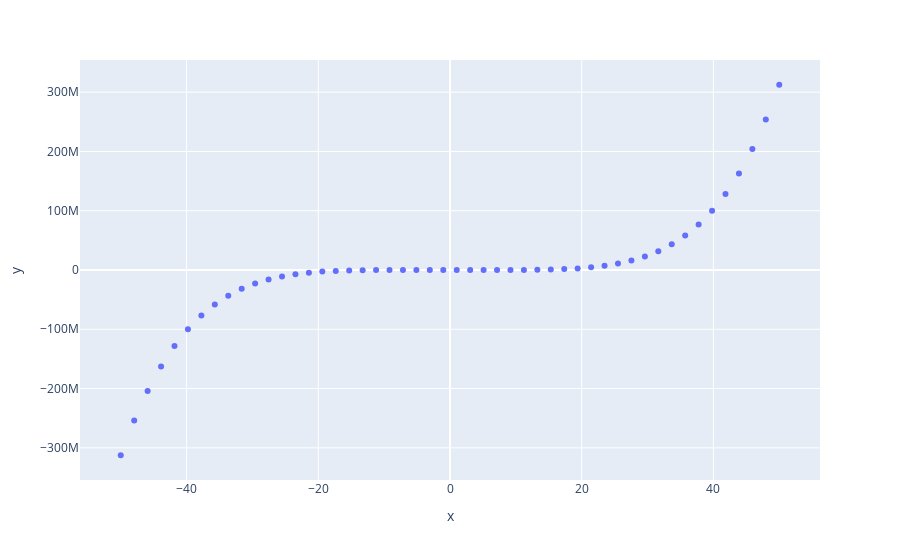
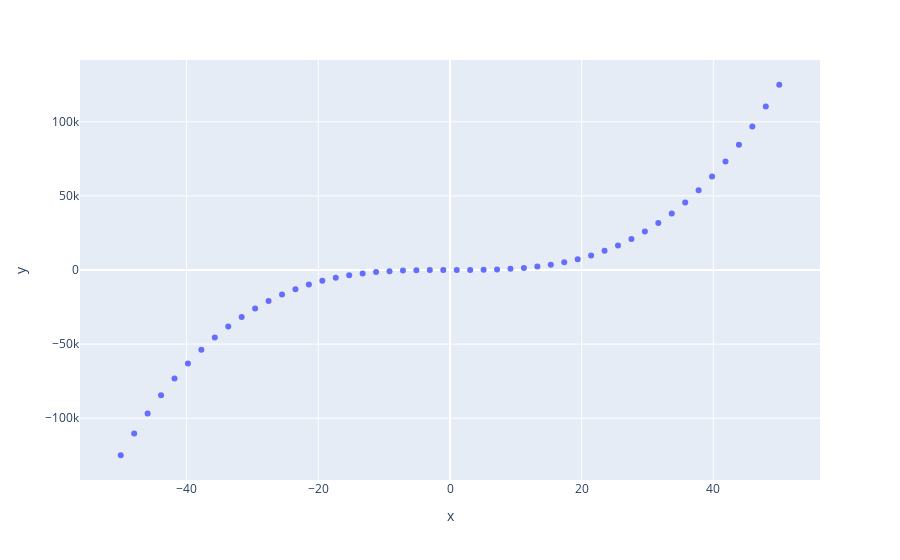
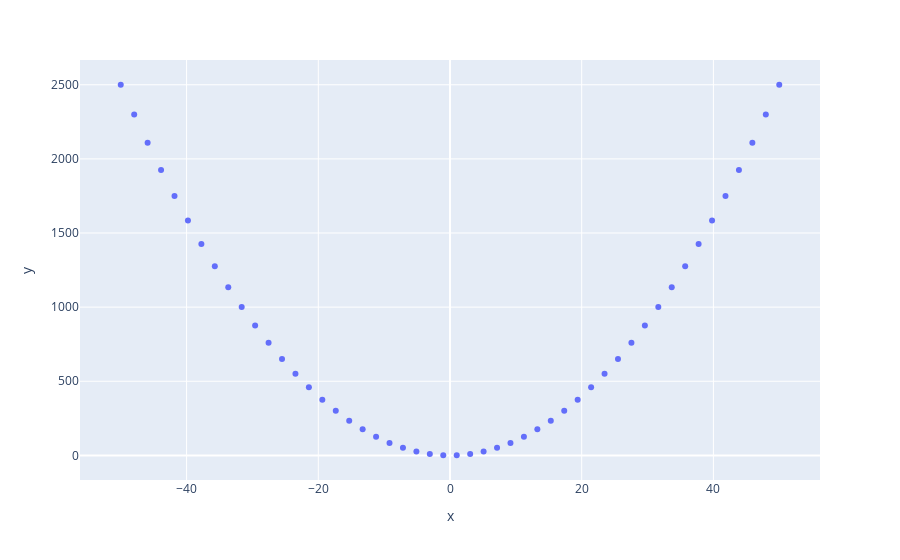

The cell these charts' notebook holds for them, in order:
### Code cell
fig.show()

### Figure 1 — Plotly figure (JSON) as saved in the notebook; plotly's stock layout.template omitted (floating-point values rounded to 4 significant figures)
{"data": [{"hovertemplate": "x=%{x}<br>y=%{y}<extra></extra>", "legendgroup": "", "marker": {"color": "#636efa", "symbol": "circle"}, "mode": "markers", "name": "", "orientation": "v", "showlegend": false, "type": "scatter", "x": [-50, -47.96, -45.92, -43.88, -41.84, -39.8, -37.76, -35.71, -33.67, -31.63, -29.59, -27.55, -25.51, -23.47, -21.43, -19.39, -17.35, -15.31, -13.27, -11.22, -9.184, -7.143, -5.102, -3.061, -1.02, 1.02, 3.061, 5.102, 7.143, 9.184, 11.22, 13.27, 15.31, 17.35, 19.39, 21.43, 23.47, 25.51, 27.55, 29.59, 31.63, 33.67, 35.71, 37.76, 39.8, 41.84, 43.88, 45.92, 47.96, 50], "xaxis": "x", "y": [-312500000, -253700000.0, -204100000.0, -162600000.0, -128200000.0, -99810000.0, -76710000.0, -58100000.0, -43300000.0, -31670000.0, -22690000.0, -15870000.0, -10800000.0, -7120000.0, -4518000.0, -2739000.0, -1571000.0, -840100.0, -410800.0, -178200.0, -65330.0, -18590.0, -3457.0, -268.8, -1.106, 1.106, 268.8, 3457.0, 18590.0, 65330.0, 178200.0, 410800.0, 840100.0, 1571000.0, 2739000.0, 4518000.0, 7120000.0, 10800000.0, 15870000.0, 22690000.0, 31670000.0, 43300000.0, 58100000.0, 76710000.0, 99810000.0, 128200000.0, 162600000.0, 204100000.0, 253700000.0, 312500000], "yaxis": "y"}], "layout": {"autosize": true, "legend": {"tracegroupgap": 0}, "margin": {"t": 60}, "xaxis": {"anchor": "y", "autorange": true, "domain": [0, 1], "range": [-56.05, 56.05], "title": {"text": "x"}, "type": "linear"}, "yaxis": {"anchor": "x", "autorange": true, "domain": [0, 1], "range": [-360900000.0, 360900000.0], "title": {"text": "y"}, "type": "linear"}}}

### Figure 2 — Plotly figure (JSON) as saved in the notebook; plotly's stock layout.template omitted (floating-point values rounded to 4 significant figures)
{"data": [{"hovertemplate": "x=%{x}<br>y=%{y}<extra></extra>", "legendgroup": "", "marker": {"color": "#636efa", "symbol": "circle"}, "mode": "markers", "name": "", "orientation": "v", "showlegend": false, "type": "scatter", "x": [-50, -47.96, -45.92, -43.88, -41.84, -39.8, -37.76, -35.71, -33.67, -31.63, -29.59, -27.55, -25.51, -23.47, -21.43, -19.39, -17.35, -15.31, -13.27, -11.22, -9.184, -7.143, -5.102, -3.061, -1.02, 1.02, 3.061, 5.102, 7.143, 9.184, 11.22, 13.27, 15.31, 17.35, 19.39, 21.43, 23.47, 25.51, 27.55, 29.59, 31.63, 33.67, 35.71, 37.76, 39.8, 41.84, 43.88, 45.92, 47.96, 50], "xaxis": "x", "y": [-125000, -110300.0, -96820.0, -84470.0, -73230.0, -63030.0, -53820.0, -45550.0, -38180.0, -31650.0, -25910.0, -20910.0, -16600.0, -12930.0, -9840.0, -7288.0, -5220.0, -3586.0, -2334.0, -1414.0, -774.5, -364.4, -132.8, -28.69, -1.062, 1.062, 28.69, 132.8, 364.4, 774.5, 1414.0, 2334.0, 3586.0, 5220.0, 7288.0, 9840.0, 12930.0, 16600.0, 20910.0, 25910.0, 31650.0, 38180.0, 45550.0, 53820.0, 63030.0, 73230.0, 84470.0, 96820.0, 110300.0, 125000], "yaxis": "y"}], "layout": {"autosize": true, "legend": {"tracegroupgap": 0}, "margin": {"t": 60}, "xaxis": {"anchor": "y", "autorange": true, "domain": [0, 1], "range": [-56.06, 56.06], "title": {"text": "x"}, "type": "linear"}, "yaxis": {"anchor": "x", "autorange": true, "domain": [0, 1], "range": [-144400.0, 144400.0], "title": {"text": "y"}, "type": "linear"}}}

### Figure 3 — Plotly figure (JSON) as saved in the notebook; plotly's stock layout.template omitted (floating-point values rounded to 4 significant figures)
{"data": [{"hovertemplate": "x=%{x}<br>y=%{y}<extra></extra>", "legendgroup": "", "marker": {"color": "#636efa", "symbol": "circle"}, "mode": "markers", "name": "", "orientation": "v", "showlegend": false, "type": "scatter", "x": [-50, -47.96, -45.92, -43.88, -41.84, -39.8, -37.76, -35.71, -33.67, -31.63, -29.59, -27.55, -25.51, -23.47, -21.43, -19.39, -17.35, -15.31, -13.27, -11.22, -9.184, -7.143, -5.102, -3.061, -1.02, 1.02, 3.061, 5.102, 7.143, 9.184, 11.22, 13.27, 15.31, 17.35, 19.39, 21.43, 23.47, 25.51, 27.55, 29.59, 31.63, 33.67, 35.71, 37.76, 39.8, 41.84, 43.88, 45.92, 47.96, 50], "xaxis": "x", "y": [2500, 2300.0, 2108.0, 1925.0, 1750.0, 1584.0, 1425.0, 1276.0, 1134.0, 1001.0, 875.7, 759.1, 650.8, 550.8, 459.2, 375.9, 300.9, 234.3, 176.0, 126.0, 84.34, 51.02, 26.03, 9.371, 1.041, 1.041, 9.371, 26.03, 51.02, 84.34, 126.0, 176.0, 234.3, 300.9, 375.9, 459.2, 550.8, 650.8, 759.1, 875.7, 1001.0, 1134.0, 1276.0, 1425.0, 1584.0, 1750.0, 1925.0, 2108.0, 2300.0, 2500], "yaxis": "y"}], "layout": {"autosize": true, "legend": {"tracegroupgap": 0}, "margin": {"t": 60}, "xaxis": {"anchor": "y", "autorange": true, "domain": [0, 1], "range": [-56.06, 56.06], "title": {"text": "x"}, "type": "linear"}, "yaxis": {"anchor": "x", "autorange": true, "domain": [0, 1], "range": [-192.4, 2693.0], "title": {"text": "y"}, "type": "linear"}}}
